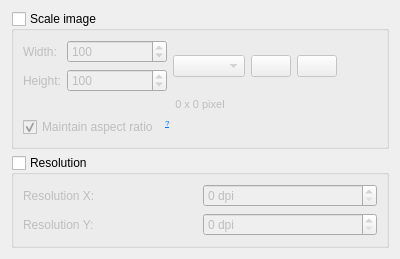
           <widget class="QWidget" name="tab">
            <attribute name="title">
             <string>Dimensions</string>
            </attribute>
            <layout class="QVBoxLayout" name="verticalLayout_11">
             <item>
              <widget class="QGroupBox" name="groupDimensions">
               <property name="sizePolicy">
                <sizepolicy hsizetype="Minimum" vsizetype="Fixed">
                 <horstretch>0</horstretch>
                 <verstretch>0</verstretch>
                </sizepolicy>
               </property>
               <property name="minimumSize">
                <size>
                 <width>200</width>
                 <height>0</height>
                </size>
               </property>
               <property name="title">
                <string>Scale image</string>
               </property>
               <property name="checkable">
                <bool>true</bool>
               </property>
               <property name="checked">
                <bool>false</bool>
               </property>
               <layout class="QVBoxLayout" name="verticalLayout_6">
                <item>
                 <layout class="QHBoxLayout" name="horizontalLayout_5">
                  <item>
                   <layout class="QVBoxLayout" name="verticalLayout_2">
                    <item>
                     <widget class="QLabel" name="label_4">
                      <property name="text">
                       <string>Width:</string>
                      </property>
                     </widget>
                    </item>
                    <item>
                     <widget class="QLabel" name="label_5">
                      <property name="text">
                       <string>Height:</string>
                      </property>
                     </widget>
                    </item>
                   </layout>
                  </item>
                  <item>
                   <layout class="QVBoxLayout" name="verticalLayout_3">
                    <item>
                     <widget class="QDoubleSpinBox" name="spin_geoWidth">
                      <property name="sizePolicy">
                       <sizepolicy hsizetype="Maximum" vsizetype="Fixed">
                        <horstretch>0</horstretch>
                        <verstretch>0</verstretch>
                       </sizepolicy>
                      </property>
                      <property name="minimumSize">
                       <size>
                        <width>100</width>
                        <height>0</height>
                       </size>
                      </property>
                      <property name="locale">
                       <locale language="English" country="UnitedStates"/>
                      </property>
                      <property name="buttonSymbols">
                       <enum>QAbstractSpinBox::ButtonSymbols::UpDownArrows</enum>
                      </property>
                      <property name="correctionMode">
                       <enum>QAbstractSpinBox::CorrectionMode::CorrectToNearestValue</enum>
                      </property>
                      <property name="keyboardTracking">
                       <bool>false</bool>
                      </property>
                      <property name="showGroupSeparator" stdset="0">
                       <bool>false</bool>
                      </property>
                      <property name="decimals">
                       <number>0</number>
                      </property>
                      <property name="minimum">
                       <double>0.000000000000000</double>
                      </property>
                      <property name="maximum">
                       <double>262144.000000000000000</double>
                      </property>
                      <property name="stepType">
                       <enum>QAbstractSpinBox::StepType::AdaptiveDecimalStepType</enum>
                      </property>
                      <property name="value">
                       <double>100.000000000000000</double>
                      </property>
                     </widget>
                    </item>
                    <item>
                     <widget class="QDoubleSpinBox" name="spin_geoHeight">
                      <property name="sizePolicy">
                       <sizepolicy hsizetype="Maximum" vsizetype="Fixed">
                        <horstretch>0</horstretch>
                        <verstretch>0</verstretch>
                       </sizepolicy>
                      </property>
                      <property name="minimumSize">
                       <size>
                        <width>100</width>
                        <height>0</height>
                       </size>
                      </property>
                      <property name="locale">
                       <locale language="English" country="UnitedStates"/>
                      </property>
                      <property name="inputMethodHints">
                       <set>Qt::InputMethodHint::ImhFormattedNumbersOnly</set>
                      </property>
                      <property name="correctionMode">
                       <enum>QAbstractSpinBox::CorrectionMode::CorrectToNearestValue</enum>
                      </property>
                      <property name="keyboardTracking">
                       <bool>false</bool>
                      </property>
                      <property name="decimals">
                       <number>0</number>
                      </property>
                      <property name="minimum">
                       <double>0.000000000000000</double>
                      </property>
                      <property name="maximum">
                       <double>262144.000000000000000</double>
                      </property>
                      <property name="stepType">
                       <enum>QAbstractSpinBox::StepType::AdaptiveDecimalStepType</enum>
                      </property>
                      <property name="value">
                       <double>100.000000000000000</double>
                      </property>
                     </widget>
                    </item>
                   </layout>
                  </item>
                  <item>
                   <layout class="QVBoxLayout" name="verticalLayout_5">
                    <item>
                     <widget class="QComboBox" name="comboResizeValues">
                      <property name="sizePolicy">
                       <sizepolicy hsizetype="MinimumExpanding" vsizetype="Fixed">
                        <horstretch>0</horstretch>
                        <verstretch>0</verstretch>
                       </sizepolicy>
                      </property>
                      <property name="minimumSize">
                       <size>
                        <width>30</width>
                        <height>0</height>
                       </size>
                      </property>
                      <property name="maximumSize">
                       <size>
                        <width>16777215</width>
                        <height>16777215</height>
                       </size>
                      </property>
                     </widget>
                    </item>
                   </layout>
                  </item>
                  <item>
                   <layout class="QHBoxLayout" name="horizontalLayout_2">
                    <item>
                     <widget class="QPushButton" name="pushReset">
                      <property name="toolTip">
                       <string>&lt;html&gt;&lt;head/&gt;&lt;body&gt;&lt;p&gt;&lt;span style=&quot; font-weight:700;&quot;&gt;Load Image Sizes&lt;/span&gt;&lt;/p&gt;&lt;p&gt;If '&lt;span style=&quot; font-weight:700;&quot;&gt;px'&lt;/span&gt; is selected, the original image sizes will be loaded into the &lt;span style=&quot; font-weight:700;&quot;&gt;Width/Height&lt;/span&gt; fields. &lt;/p&gt;&lt;p&gt;If &lt;span style=&quot; font-weight:700;&quot;&gt;'%'&lt;/span&gt; is selected, it restores the &lt;span style=&quot; font-weight:700;&quot;&gt;Width/Height&lt;/span&gt; fields to &lt;span style=&quot; font-weight:700;&quot;&gt;100%&lt;/span&gt;.&lt;/p&gt;&lt;/body&gt;&lt;/html&gt;</string>
                      </property>
                      <property name="text">
                       <string/>
                      </property>
                      <property name="icon">
                       <iconset resource="../resources.qrc">
                        <normaloff>:/Images/res/reset.png</normaloff>:/Images/res/reset.png</iconset>
                      </property>
                     </widget>
                    </item>
                    <item>
                     <widget class="QPushButton" name="pushLinkAspect">
                      <property name="toolTip">
                       <string>&lt;html&gt;&lt;head/&gt;&lt;body&gt;&lt;p&gt;&lt;span style=&quot; font-weight:700;&quot;&gt;Link Aspect Ratio with Selected Image&lt;/span&gt;&lt;/p&gt;&lt;p&gt;Automatically adjusts the aspect ratio values when you enter a value in the &lt;span style=&quot; font-weight:700;&quot;&gt;Width/Height&lt;/span&gt; fields.&lt;/p&gt;&lt;/body&gt;&lt;/html&gt;</string>
                      </property>
                      <property name="toolTipDuration">
                       <number>-1</number>
                      </property>
                      <property name="statusTip">
                       <string/>
                      </property>
                      <property name="whatsThis">
                       <string/>
                      </property>
                      <property name="text">
                       <string/>
                      </property>
                      <property name="icon">
                       <iconset resource="../resources.qrc">
                        <normaloff>:/Images/res/lock.png</normaloff>:/Images/res/lock.png</iconset>
                      </property>
                      <property name="checkable">
                       <bool>true</bool>
                      </property>
                     </widget>
                    </item>
                   </layout>
                  </item>
                  <item>
                   <spacer name="horizontalSpacer_2">
                    <property name="orientation">
                     <enum>Qt::Orientation::Horizontal</enum>
                    </property>
                    <property name="sizeHint" stdset="0">
                     <size>
                      <width>40</width>
                      <height>20</height>
                     </size>
                    </property>
                   </spacer>
                  </item>
                 </layout>
                </item>
                <item>
                 <widget class="QLabel" name="labelPixelGeometry">
                  <property name="text">
                   <string>&lt;!DOCTYPE HTML PUBLIC &quot;-//W3C//DTD HTML 4.0//EN&quot; &quot;http://www.w3.org/TR/REC-html40/strict.dtd&quot;&gt;
&lt;html&gt;&lt;head&gt;&lt;meta name=&quot;qrichtext&quot; content=&quot;1&quot; /&gt;&lt;style type=&quot;text/css&quot;&gt;
p, li { white-space: pre-wrap; }
&lt;/style&gt;&lt;/head&gt;&lt;body style=&quot; font-family:'Sans Serif'; font-size:10pt; font-weight:400; font-style:normal;&quot;&gt;
&lt;p align=&quot;center&quot; style=&quot; margin-top:0px; margin-bottom:0px; margin-left:0px; margin-right:0px; -qt-block-indent:0; text-indent:0px;&quot;&gt;&lt;span style=&quot; font-size:8pt;&quot;&gt;0 x 0 pixel&lt;/span&gt;&lt;/p&gt;&lt;/body&gt;&lt;/html&gt;</string>
                  </property>
                 </widget>
                </item>
                <item>
                 <layout class="QHBoxLayout" name="horizontalLayout_20">
                  <item>
                   <widget class="QCheckBox" name="checkRelative">
                    <property name="text">
                     <string>Maintain aspect ratio</string>
                    </property>
                    <property name="checked">
                     <bool>true</bool>
                    </property>
                   </widget>
                  </item>
                  <item>
                   <widget class="QLabel" name="labelAspectRatioHelp">
                    <property name="toolTip">
                     <string>&lt;html&gt;&lt;head/&gt;&lt;body&gt;&lt;p&gt;&lt;span style=&quot; font-weight:700;&quot;&gt;Maintain Aspect Ratio&lt;/span&gt;&lt;br/&gt;Keeps the image proportions unchanged.&lt;br/&gt;&lt;br/&gt;&lt;span style=&quot; font-weight:700;&quot;&gt;Prioritize Width or Height&lt;/span&gt;&lt;br/&gt;Enter &lt;span style=&quot; font-weight:700;&quot;&gt;0&lt;/span&gt; for the side to ignore. The other value is kept constant, and the ignored dimension is calculated automatically.&lt;br/&gt;&lt;span style=&quot; font-weight:700;&quot;&gt;Example:&lt;/span&gt;&lt;span style=&quot; font-style:italic;&quot;&gt; Height 800 px, Width 0 px&lt;/span&gt; → height stays &lt;span style=&quot; font-style:italic;&quot;&gt;800 px&lt;/span&gt;, width is calculated &lt;span style=&quot; font-style:italic;&quot;&gt;automatically&lt;/span&gt;.&lt;br/&gt;Works the same in &lt;span style=&quot; font-weight:700;&quot;&gt;percentage&lt;/span&gt; mode. &lt;/p&gt;&lt;/body&gt;&lt;/html&gt;</string>
                    </property>
                    <property name="text">
                     <string>&lt;html&gt;&lt;head/&gt;&lt;body&gt;&lt;p&gt;&lt;a href=&quot;#&quot;&gt;&lt;span style=&quot; text-decoration: underline; color:#007af4; vertical-align:super;&quot;&gt;?&lt;/span&gt;&lt;/a&gt;&lt;/p&gt;&lt;/body&gt;&lt;/html&gt;</string>
                    </property>
                   </widget>
                  </item>
                  <item>
                   <spacer name="horizontalSpacer_7">
                    <property name="orientation">
                     <enum>Qt::Orientation::Horizontal</enum>
                    </property>
                    <property name="sizeHint" stdset="0">
                     <size>
                      <width>40</width>
                      <height>20</height>
                     </size>
                    </property>
                   </spacer>
                  </item>
                 </layout>
                </item>
               </layout>
              </widget>
             </item>
             <item>
              <widget class="QGroupBox" name="groupResolution">
               <property name="sizePolicy">
                <sizepolicy hsizetype="Preferred" vsizetype="Preferred">
                 <horstretch>0</horstretch>
                 <verstretch>0</verstretch>
                </sizepolicy>
               </property>
               <property name="title">
                <string>Resolution</string>
               </property>
               <property name="checkable">
                <bool>true</bool>
               </property>
               <property name="checked">
                <bool>false</bool>
               </property>
               <layout class="QHBoxLayout" name="horizontalLayout_15">
                <item>
                 <layout class="QHBoxLayout" name="horizontalLayout_6">
                  <item>
                   <layout class="QVBoxLayout" name="verticalLayout_9">
                    <item>
                     <widget class="QLabel" name="label_6">
                      <property name="text">
                       <string>Resolution X:</string>
                      </property>
                     </widget>
                    </item>
                    <item>
                     <widget class="QLabel" name="label_8">
                      <property name="text">
                       <string>Resolution Y:</string>
                      </property>
                     </widget>
                    </item>
                   </layout>
                  </item>
                  <item>
                   <layout class="QVBoxLayout" name="verticalLayout_10">
                    <item>
                     <widget class="QDoubleSpinBox" name="spin_resX">
                      <property name="locale">
                       <locale language="English" country="UnitedStates"/>
                      </property>
                      <property name="specialValueText">
                       <string/>
                      </property>
                      <property name="suffix">
                       <string notr="true"> dpi</string>
                      </property>
                      <property name="decimals">
                       <number>0</number>
                      </property>
                      <property name="maximum">
                       <double>3000.000000000000000</double>
                      </property>
                      <property name="value">
                       <double>0.000000000000000</double>
                      </property>
                     </widget>
                    </item>
                    <item>
                     <widget class="QDoubleSpinBox" name="spin_resY">
                      <property name="locale">
                       <locale language="English" country="UnitedStates"/>
                      </property>
                      <property name="specialValueText">
                       <string/>
                      </property>
                      <property name="suffix">
                       <string notr="true"> dpi</string>
                      </property>
                      <property name="decimals">
                       <number>0</number>
                      </property>
                      <property name="maximum">
                       <double>3000.000000000000000</double>
                      </property>
                      <property name="value">
                       <double>0.000000000000000</double>
                      </property>
                     </widget>
                    </item>
                   </layout>
                  </item>
                 </layout>
                </item>
               </layout>
              </widget>
             </item>
            </layout>
           </widget>
